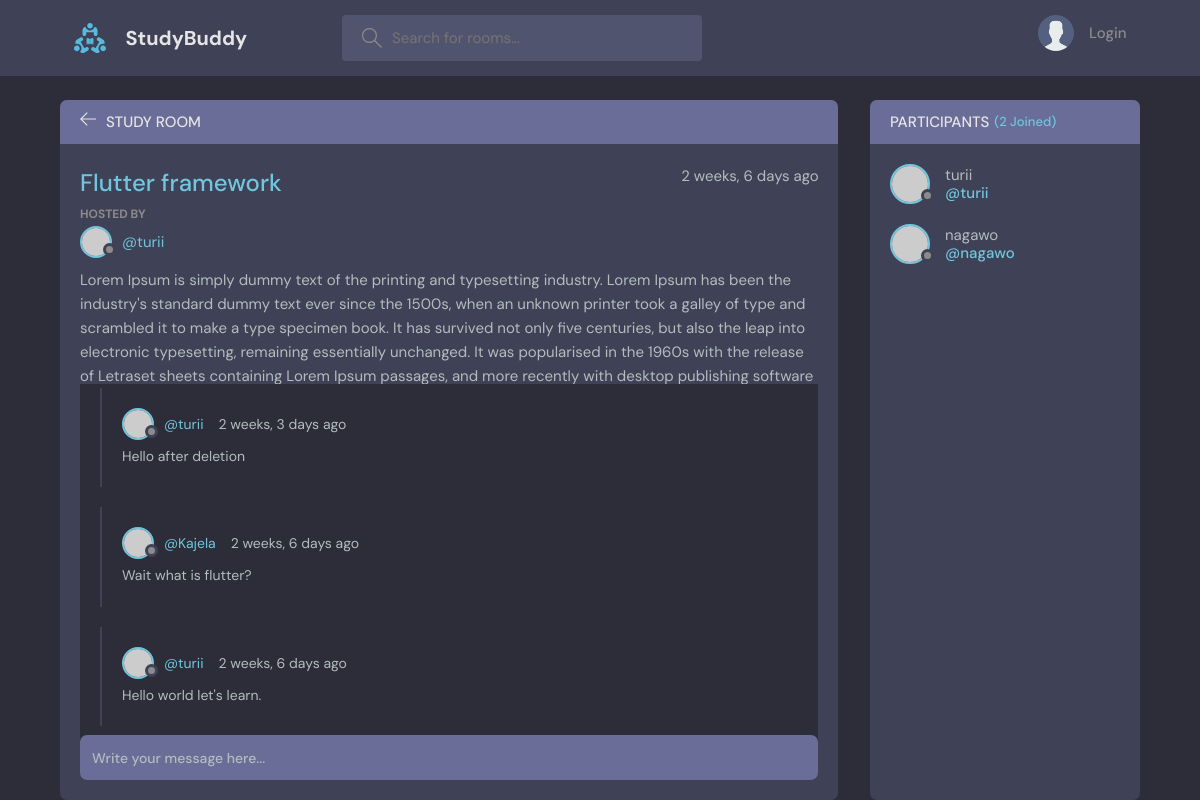
Page /room/2/ on the committed database.
### base/models.py (models this page shows, shortened)
class Room(models.Model):
    host =  models.ForeignKey(User, on_delete=models.SET_NULL,null=True)
    topic =  models.ForeignKey(Topic, on_delete=models.SET_NULL,null=True)
    name = models.CharField(max_length=200)
    description = models.TextField(null=True, blank=True)
    participants = models.ManyToManyField(User, related_name='participants', blank=True)
    updated = models.DateTimeField(auto_now=True)
    created = models.DateTimeField(auto_now_add=True)
    class Meta():
        ordering = ['-updated', '-created']

class Message(models.Model):
    user = models.ForeignKey(User, on_delete=models.CASCADE)
    room = models.ForeignKey(Room, on_delete=models.CASCADE)
    body = models.TextField()
    updated = models.DateTimeField(auto_now=True)
    created = models.DateTimeField(auto_now_add=True)
    class Meta():
        ordering = ['-updated', '-created']

### base/views.py (the view, shortened to what this page needs)
# urls.py: path('room/<str:pk>/', views.room, name="room"),
def room(request, pk):
    room = Room.objects.get(id=pk)
    room_messages = room.message_set.all().order_by('-created')
    participants = room.participants.all()
    context = {'room': room, 'room_messages': room_messages, 'participants': participants}
    return render(request, 'base/room.html', context)

### base/templates/base/room.html (shortened to what this page needs)
{% extends 'main.html' %}
{% load static %}
{% block content %}
    <main class="profile-page layout layout--2">
      <div class="container">
        <div class="room">
          <div class="room__top">
            <div class="room__topLeft">
              <a href="{% url 'home' %}">
                <svg version="1.1" xmlns="http://www.w3.org/2000/svg" width="32" height="32" viewBox="0 0 32 32">
                  <title>arrow-left</title>
                  <path
                    d="M13.723 2.286l-13.723 13.714 13.719 13.714 1.616-1.611-10.96-10.96h27.625v-2.286h-27.625l10.965-10.965-1.616-1.607z"
                  ></path>
                </svg>
              </a>
              <h3>Study Room</h3>
            </div>
          </div>
          <div class="room__box scroll">
            <div class="room__header scroll">
              <div class="room__info">
                <h3>{{room.name}}</h3>
                <span>{{room.created|timesince}} ago</span>
              </div>
              <div class="room__hosted">
                <p>Hosted By</p>
                <a href="{% url 'profile' room.host.id %}" class="room__author">
                  <div class="avatar avatar--small">
                    <img src="https://randomuser.me/api/portraits/men/37.jpg" />
                  </div>
                  <span>@{{room.host.username}}</span>
                </a>
              </div>
              <div class="room__details">
                {{room.description}}
              </div>
            </div>
            <div class="room__conversation">
              <div class="threads scroll">
                {% for room_message in room_messages %}
                <div class="thread">
                  <div class="thread__top">
                    <div class="thread__author">
                      <a href="{% url 'profile' room_message.user.id %}" class="thread__authorInfo">
                        <div class="avatar avatar--small">
                          <img src="https://randomuser.me/api/portraits/men/37.jpg" />
                        </div>
                        <span>@{{room_message.user}}</span>
                      </a>
                      <span class="thread__date">{{room_message.created|timesince}} ago</span>
                    </div>
                  </div>
                  <div class="thread__details">
                    {{room_message.body}}
                  </div>
                </div>
                {% endfor %}
              </div>
            </div>
          </div>
          <div class="room__message">
            <form action="" method="POST">
              <input name="body" placeholder="Write your message here..." />
            </form>
          </div>
        </div>
        <div class="participants">
          <h3 class="participants__top">Participants <span>({{participants.count}} Joined)</span></h3>
          <div class="participants__list scroll">
            {% for user in participants %}
            <a href="{% url 'profile' user.id %}" class="participant">
              <div class="avatar avatar--medium">
                <img src="https://randomuser.me/api/portraits/men/37.jpg" />
              </div>
              <p>
                {{user.username}}
                <span>@{{user.username}}</span>
              </p>
            </a>
            {% endfor %}
          </div>
        </div>
      </div>
    </main>
   {% endblock %}

### rows in the picture
Room: name "Flutter framework", created "2 weeks, 6 days", host.username "turii", description "Lorem Ipsum is simply dummy text of the printing and typesetting industry. Lorem Ipsum has been the industry's standard dummy text ever since the 1500s, when an unknown printer took a galley of type and scrambled it to make a type specimen book. It has survived not only five centuries, but also the leap into electronic typesetting, remaining essentially unchanged. It was popularised in the 1960s with the release of Letraset sheets containing Lorem Ipsum passages, and more recently with desktop publishing software…"
Message: user "turii", created "2 weeks, 3 days", body "Hello after deletion"
Message: user "Kajela", created "2 weeks, 6 days", body "Wait what is flutter?"
Message: user "turii", created "2 weeks, 6 days", body "Hello world let's learn."

### other values in the picture
{{ participants.count }} "2"
{{ user.username }} "turii"
{{ user.username }} "nagawo"
